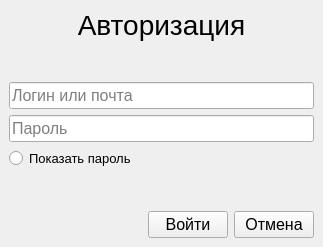
<?xml version="1.0" encoding="UTF-8"?>
<ui version="4.0">
 <class>MainWindow</class>
 <widget class="QMainWindow" name="MainWindow">
  <property name="geometry">
   <rect>
    <x>0</x>
    <y>0</y>
    <width>323</width>
    <height>247</height>
   </rect>
  </property>
  <property name="windowTitle">
   <string>MainWindow</string>
  </property>
  <property name="styleSheet">
   <string notr="true"/>
  </property>
  <widget class="QWidget" name="centralwidget">
   <layout class="QVBoxLayout" name="verticalLayout_3">
    <item>
     <widget class="QLabel" name="name">
      <property name="font">
       <font>
        <pointsize>21</pointsize>
       </font>
      </property>
      <property name="text">
       <string>Авторизация</string>
      </property>
      <property name="alignment">
       <set>Qt::AlignCenter</set>
      </property>
     </widget>
    </item>
    <item>
     <spacer name="verticalSpacer_2">
      <property name="orientation">
       <enum>Qt::Vertical</enum>
      </property>
      <property name="sizeHint" stdset="0">
       <size>
        <width>20</width>
        <height>40</height>
       </size>
      </property>
     </spacer>
    </item>
    <item>
     <layout class="QVBoxLayout" name="verticalLayout_2">
      <item>
       <layout class="QVBoxLayout" name="verticalLayout">
        <item>
         <widget class="QLineEdit" name="login">
          <property name="font">
           <font>
            <pointsize>12</pointsize>
           </font>
          </property>
          <property name="placeholderText">
           <string>Логин или почта</string>
          </property>
         </widget>
        </item>
        <item>
         <widget class="QLineEdit" name="password">
          <property name="font">
           <font>
            <pointsize>12</pointsize>
           </font>
          </property>
          <property name="echoMode">
           <enum>QLineEdit::Password</enum>
          </property>
          <property name="placeholderText">
           <string>Пароль</string>
          </property>
         </widget>
        </item>
        <item>
         <widget class="QRadioButton" name="radioButton">
          <property name="font">
           <font>
            <pointsize>10</pointsize>
           </font>
          </property>
          <property name="text">
           <string>Показать пароль</string>
          </property>
         </widget>
        </item>
       </layout>
      </item>
      <item>
       <spacer name="verticalSpacer">
        <property name="orientation">
         <enum>Qt::Vertical</enum>
        </property>
        <property name="sizeHint" stdset="0">
         <size>
          <width>20</width>
          <height>40</height>
         </size>
        </property>
       </spacer>
      </item>
      <item>
       <layout class="QHBoxLayout" name="horizontalLayout">
        <item>
         <spacer name="horizontalSpacer">
          <property name="orientation">
           <enum>Qt::Horizontal</enum>
          </property>
          <property name="sizeHint" stdset="0">
           <size>
            <width>40</width>
            <height>20</height>
           </size>
          </property>
         </spacer>
        </item>
        <item>
         <widget class="QPushButton" name="authorisation">
          <property name="font">
           <font>
            <pointsize>12</pointsize>
           </font>
          </property>
          <property name="text">
           <string>Войти</string>
          </property>
         </widget>
        </item>
        <item>
         <widget class="QPushButton" name="pushButton">
          <property name="font">
           <font>
            <pointsize>12</pointsize>
           </font>
          </property>
          <property name="text">
           <string>Отмена</string>
          </property>
         </widget>
        </item>
       </layout>
      </item>
     </layout>
    </item>
   </layout>
  </widget>
 </widget>
 <resources/>
 <connections/>
</ui>
